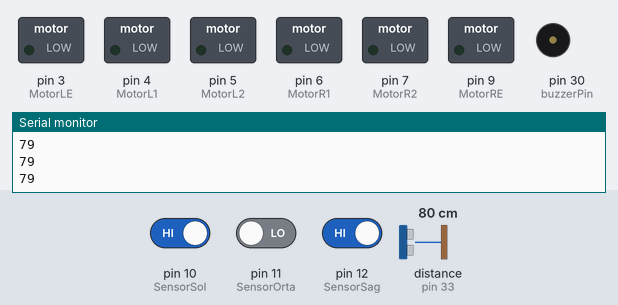
Recording of a sketch running on a simulated Arduino Mega 2560, built with avr-gcc and run on an emulated ATmega2560. Shown: switched loads named in the sketch (green lamp = pin HIGH), buzzer (waves = sounding), the last lines printed to the serial monitor. Wiring (inferred from the names in the program): ultrasonic range finder: trigger pin 32; echo pin 33. The inputs (shaded band) are chosen by the test bench; at power-on: distance to the obstacle (sensor on pin 33) 80 cm, pin 10 (SensorSol) HIGH, pin 11 (SensorOrta) LOW, pin 12 (SensorSag) HIGH. The echo pulse lasts 58.3 µs per cm; pins used as bus, display or sensor lines are not drawn.

Above: at 1.2 s.
1.3 s: distance to the obstacle (sensor on pin 33) set to 13 cm
2.8 s: distance to the obstacle (sensor on pin 33) set to 10 cm
At 3.03 s:
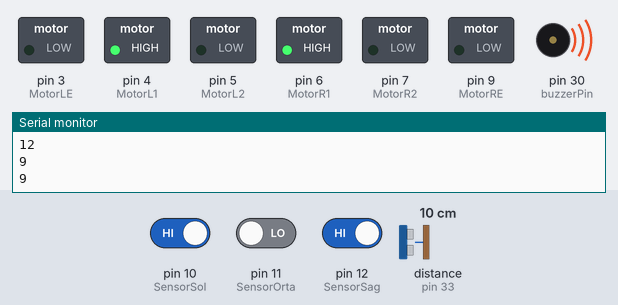
5.8 s: distance to the obstacle (sensor on pin 33) set to 18 cm
At 5.8 s:
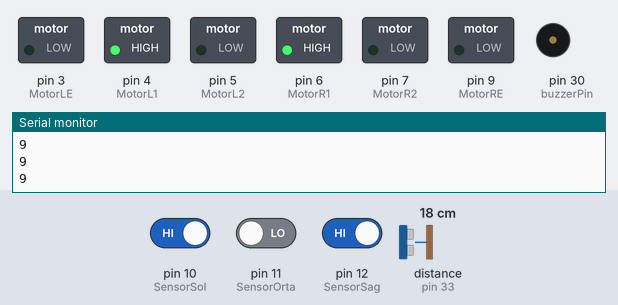
7.3 s: pin 10 (SensorSol) driven LOW
At 7.6 s:
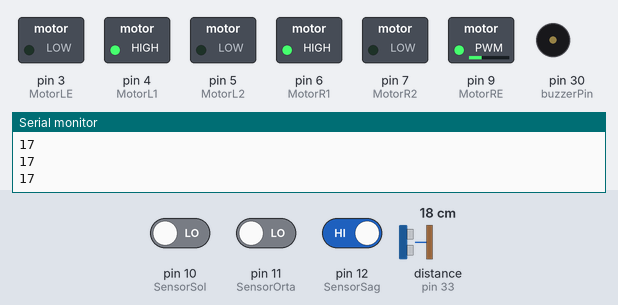
8.8 s: distance to the obstacle (sensor on pin 33) set to 2 cm
At 9.5 s:
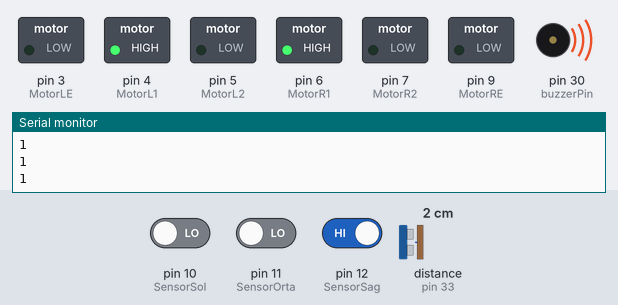
10.3 s: distance to the obstacle (sensor on pin 33) set to 35 cm
At 11.1 s:
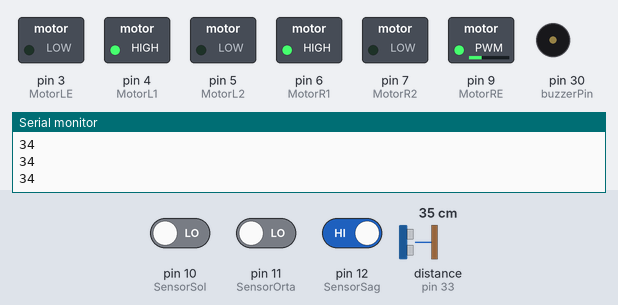
Timing chart, 0 to 12.8 s (numbered marks = the images above; inputs shaded):
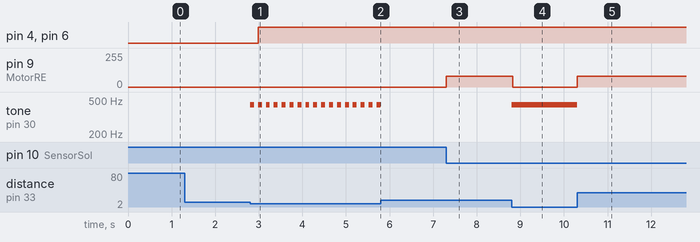

The sketch:

son.ino
```cpp
#define SensorSol 10
#define SensorOrta 11
#define SensorSag 12

#define MotorR1 6
#define MotorR2 7 // Sensör ve Motorların Arduino'ya bağladığımız pinlerini tanımlıyoruz.
#define MotorRE 9

#define MotorL1 4
#define MotorL2 5
#define MotorLE 3


//sensor
#define echoPin 33
#define trigPin 32
#define buzzerPin 30
#define yakinlikVcc 31
    long duration, distance;

int maximumRange = 7;
int minimumRange = 0;
boolean dursunMu=false;

void setup() {

  Serial.begin(9600);
  pinMode(SensorSol, INPUT);
  pinMode(SensorOrta, INPUT);
  pinMode(SensorSag, INPUT);

  pinMode(MotorR1, OUTPUT); // Sensör ve Motorların Giriş-Çıkış bilgilerini belirtiyoruz.
  pinMode(MotorR2, OUTPUT);

  pinMode(MotorL1, OUTPUT);
  pinMode(MotorL2, OUTPUT);

  pinMode(trigPin, OUTPUT);
  pinMode(echoPin, INPUT);
  pinMode(buzzerPin, OUTPUT);
  pinMode(yakinlikVcc, OUTPUT);


}

void loop() {
    digitalWrite(yakinlikVcc,HIGH);


  digitalWrite(trigPin,LOW);
  delayMicroseconds(3);
  digitalWrite(trigPin, HIGH);
  delayMicroseconds(10);
  digitalWrite(trigPin, LOW);


  duration = pulseIn(echoPin, HIGH);
  distance=duration/29.1/2;
  Serial.println(distance);
  // melodi(distance*10);
  if(distance>10){

    if(digitalRead(SensorSol) == 0 && digitalRead(SensorOrta) == 1 && digitalRead(SensorSag) == 0){  // Orta sensör çizgiyi gördüğünde robot ileri gitsin.
        ileri();
    }
    if(digitalRead(SensorSol) == 1 && digitalRead(SensorOrta) == 1 && digitalRead(SensorSag) == 1){  // Orta sensör çizgiyi gördüğünde robot ileri gitsin.

        ileri();
    }

    if(digitalRead(SensorSol) == 0 && digitalRead(SensorOrta) == 0 && digitalRead(SensorSag) == 1){  // Sağ sensör çizgiyi gördüğünde robot sağa dönsün.
    sag();
  }
  if(digitalRead(SensorSol) == 1 && digitalRead(SensorOrta) == 0 && digitalRead(SensorSag) == 0){  // Sol sensör çizgiyi gördüğünde robot sola dönsün.
    sol();
  }
    if(digitalRead(SensorSol) == 0 && digitalRead(SensorOrta) == 1 && digitalRead(SensorSag) == 1){  // Sağ sensör çizgiyi gördüğünde robot sağa dönsün.
    sag();
  }
  if(digitalRead(SensorSol) == 1 && digitalRead(SensorOrta) == 1 && digitalRead(SensorSag) == 0){  // Sol sensör çizgiyi gördüğünde robot sola dönsün.
    sol();
  }
  }
  if(distance<=10){
    dur();
  }


}


void ileri(){  // Robotun ileri yönde hareketi için fonksiyon tanımlıyoruz.

  digitalWrite(MotorR1, HIGH); // Sağ motorun ileri hareketi aktif
  digitalWrite(MotorR2, LOW); // Sağ motorun geri hareketi pasif
  analogWrite(MotorRE, 88); // Sağ motorun hızı 150
  digitalWrite(MotorL1, HIGH); // Sol motorun ileri hareketi aktif
  digitalWrite(MotorL2, LOW); // Sol motorun geri hareketi pasif
  analogWrite(MotorLE, 75); // Sol motorun hızı 1501
}


void dur(){ // Robotun durma hareketi için fonksiyon tanımlıyoruz.
  melodi(distance*10);

  digitalWrite(MotorLE, LOW);
  digitalWrite(MotorRE, LOW);

  digitalWrite(MotorR1, HIGH);
  digitalWrite(MotorR2, LOW);

  digitalWrite(MotorL1, HIGH);
  digitalWrite(MotorL2, LOW);

}
void sol(){ // Robotun sağa dönme hareketi için fonksiyon tanımlıyoruz.
  digitalWrite(MotorR1, HIGH); // Sağ motorun ileri hareketi aktif
  digitalWrite(MotorR2, LOW); // Sağ motorun geri hareketi pasif
  analogWrite(MotorRE, 0); // Sağ motorun hızı 0 (Motor duruyor)
  digitalWrite(MotorL1, HIGH); // Sol motorun ileri hareketi aktif
  digitalWrite(MotorL2, LOW); // Sol motorun geri hareketi pasif
  analogWrite(MotorLE, 75); // Sol motorun hızı 150


}

void sag(){ // Robotun sola dönme hareketi için fonksiyon tanımlıyoruz.

  digitalWrite(MotorR1, HIGH); // Sağ motorun ileri hareketi aktif
  digitalWrite(MotorR2, LOW); // Sağ motorun geri hareketi pasif
  analogWrite(MotorRE, 80); // Sağ motorun hızı 150

  digitalWrite(MotorL1, HIGH); // Sol motorun ileri hareketi aktif
  digitalWrite(MotorL2, LOW); // Sol motorun geri hareketi pasif
  analogWrite(MotorLE, 0); // Sol motorun hızı 0 (Motor duruyor)

}

void melodi(int dly)
{
  int snsr=dly/10;
  if(snsr<25){
  tone(buzzerPin, 440);
  delay(dly);
  noTone(buzzerPin);
  delay(dly);
  }

}
```

Measured:
- the behaviour switches between 12 and 11 cm on distance to the obstacle (sensor on pin 33) (found by bisection; images 0 and 1)
- after the input at 2.8 s, pin 4 (MotorL1), pin 6 (MotorR1): LOW → HIGH after 0.18 s; tone on pin 30 (buzzerPin): alternates 440 Hz for 0.09 s and silent for 0.09 s, starting at once
- after the input at 5.8 s, tone on pin 30 (buzzerPin): stops changing and stays silent
- after the input at 7.3 s, pin 9 (MotorRE): 0/255 → 80/255 at once
- after the input at 8.8 s, pin 9 (MotorRE): 80/255 → 0/255 at once; tone on pin 30 (buzzerPin): alternates 440 Hz for 0.01 s and silent for 0.01 s, starting at once
- after the input at 10.3 s, pin 9 (MotorRE): 0/255 → 80/255 at once; tone on pin 30 (buzzerPin): stops changing and stays silent
